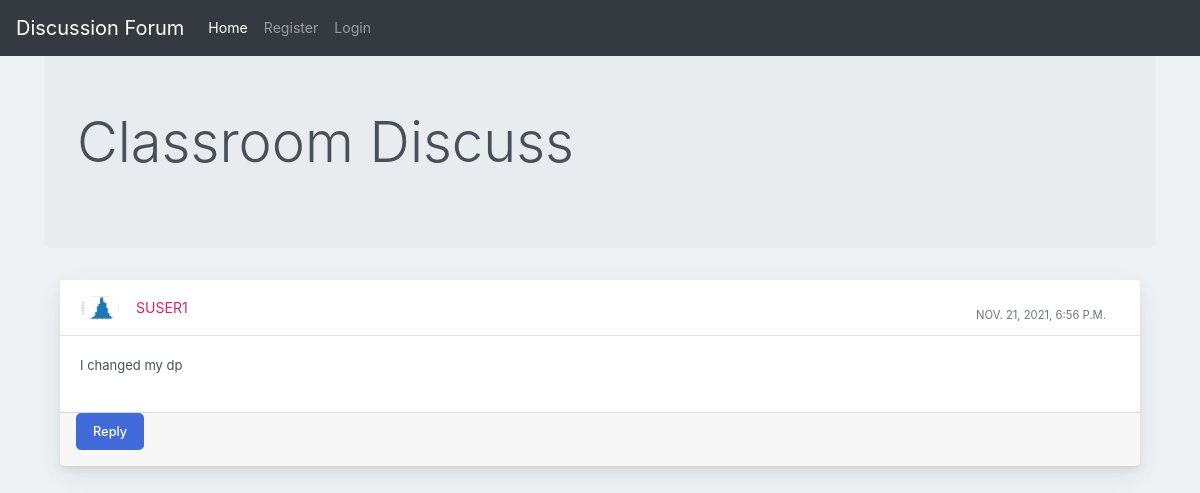
/post/4, run on an earlier commit of the app's database.
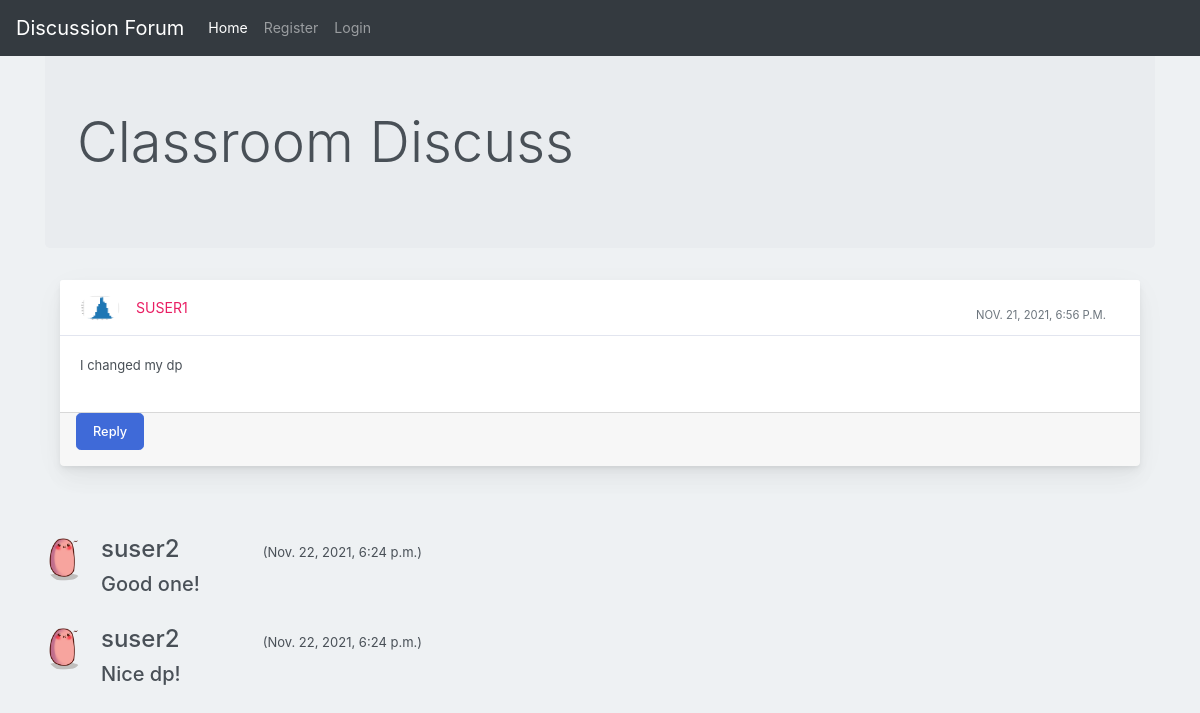
And on a later commit of the database.
### discuss/models.py (models this page shows, shortened)
class Post(models.Model):
    user1 = models.ForeignKey(User, on_delete=models.CASCADE, default=1)
    post_id = models.AutoField
    post_content = models.TextField()
    timestamp= models.DateTimeField(default=now)
    image = models.ImageField(upload_to="images",default="")
    def get_reply_item_url(self):
        return reverse("discuss:add-reply", kwargs={
            'post_id' : self.id
        })

class Replie(models.Model):
    user = models.ForeignKey(User, on_delete=models.CASCADE, default=1)
    reply_id = models.AutoField
    reply_content = models.TextField()
    post = models.ForeignKey(Post, on_delete=models.CASCADE, default='')
    timestamp= models.DateTimeField(default=now)
    image = models.ImageField(upload_to="images",default="")

### users/models.py (models this page shows)
class User(AbstractUser):
    email = models.EmailField()
    is_student = models.BooleanField(default=False)
    is_teacher = models.BooleanField(default=False)

### discuss/views.py (the view)
# urls.py: path('post/<post_id>', views.post_detail, name='post-detail'),
def post_detail(request, post_id):
    post = Post.objects.get(id=post_id)
    replies = Replie.objects.filter(post = post).order_by("-timestamp")
    context = {
        "replies" : replies,
        "post" : post,
    }
    return render(request, 'discuss/post_detail.html', context)

### templates/discuss/post_detail.html (shortened to what this page needs)
{% extends 'discuss/basic.html' %}
{% load crispy_forms_tags %}
{% block homeactive %} active {% endblock homeactive %}-->
{% block content %}
<div class="container my-4">
<div class="jumbotron">
    <h1 class="display-4">Classroom Discuss</h1>
    </div>
    <div class="container-fluid mt-10">
      <div class="row">
          <div class="col-md-12">
              <div class="card mb-4">
                  <div class="card-header">
                      <div class="media flex-wrap w-100 align-items-center"> <img src="/media/{{post.image}}"
                              class="d-block ui-w-40 rounded-circle" alt="">
                          <div class="media-body ml-3"> <a href="#" data-abc="true">{{post.user1}}</a>
                          </div>
                          <div class="text-muted small ml-3">
                            <div class="px-4 pt-3">{{post.timestamp}} </div>
                          </div>
                      </div>
                  </div>
                  <div class="card-body">
                      <p>{{post.post_content}}</p>
                  </div>
                  <div class="card-footer d-flex flex-wrap justify-content-between align-items-center px-3 pt-0 pb-3">
                    <a class="btn btn-primary btn-lg" data-toggle="modal" href="{{post.get_reply_item_url}}">Reply</a>
                </div>
              </div>
          </div>
      </div>
  </div>
</div>
{% for reply in replies %}
<br>
<div class="container">
<div class="media">
    <img class="mr-3 rounded-circle" src="/media/{{reply.image}}" alt="." width="30px" height="30px">
    <div class="media-body">
      <h4 class="mt-0">{{reply.user}}	&nbsp;	&nbsp;	&nbsp;	&nbsp;	&nbsp;	&nbsp;  <span><small style="font-size: 13px;">({{reply.timestamp}})</small></span></h4>
      <h5>{{reply.reply_content}}</h5>
    </div>
  </div>
</div>
{% endfor %}
  {% endblock content %}

### templates/discuss/basic.html (shortened to what this page needs)
{% load static %}
<!doctype html>
<html lang="en">
  <head>
    <link rel="stylesheet" href="https://stackpath.bootstrapcdn.com/bootstrap/4.2.1/css/bootstrap.min.css">
    <link rel="stylesheet" type="text/css" href=" {% static 'discuss/block.css' %} ">
  </head>
  <body>
    <nav class="navbar navbar-expand-lg navbar-dark bg-dark fixed-top">
  <a class="navbar-brand" href="{% url 'discuss:forum-home' %}">Discussion Forum</a>
  <div class="collapse navbar-collapse" id="navbarSupportedContent">
    <ul class="navbar-nav mr-auto">
      <li class="nav-item {% block homeactive %} {% endblock homeactive %} ">
        <a class="nav-link" href="/">Home </a>
      </li>
      {% if user.is_authenticated %}
<ul class="navbar-nav mr-2">
<li class="nav-item dropdown">
<a class="nav-link dropdown-toggle" href='#' id="navbarDropdown" role="button" data-toggle="dropdown"> Welcome {{request.user}}</a>
<div class="dropdown-menu" aria-labelledby="navbarDropdown">
          <a class="dropdown-item" href="{% url 'users:logout' %}">Logout</a>
      <li class="nav-item {% block profileactive %} {% endblock profileactive %}">
        <a class="nav-link" href="#">Profile</a>
      </li>
        </div>
      </li>
{% else %}
      <li class="nav-item {% block registeractive %} {% endblock registeractive %}">
        <a class="nav-link" href="{% url 'users:student_register' %}">Register</a>
      </li>
      <li class="nav-item {% block loginactive %} {% endblock loginactive %}">
        <a class="nav-link" href="{% url 'users:login' %}">Login</a>
      </li>
      {% endif %}
    </ul>
  </div>
</nav>
<br>
</body>
{% block content %}{% endblock content%}
</html>

### discuss/static/discuss/block.css (style rules this page uses)
body { margin: 0; font-family: -apple-system, BlinkMacSystemFont, "Segoe UI", Roboto, "Helvetica Neue", Arial, "Noto Sans", sans-serif, "Apple Color Emoji", "Segoe UI Emoji", "Segoe UI Symbol", "Noto Color Emoji"; font-size: .88rem; font-weight: 400; line-height: 1.5; color: #495057; text-align: left; background-color: #eef1f3 }
.card { box-shadow: 0 0.46875rem 2.1875rem rgba(4, 9, 20, 0.03), 0 0.9375rem 1.40625rem rgba(4, 9, 20, 0.03), 0 0.25rem 0.53125rem rgba(4, 9, 20, 0.05), 0 0.125rem 0.1875rem rgba(4, 9, 20, 0.03); border-width: 0; transition: all .2s }
.card-header:first-child { border-radius: calc(.25rem - 1px) calc(.25rem - 1px) 0 0 }
.card-header { display: flex; align-items: center; border-bottom-width: 1px; padding-top: 0; padding-bottom: 0; padding-right: .625rem; height: 3.5rem; text-transform: uppercase; background-color: #fff; border-bottom: 1px solid rgba(26, 54, 126, 0.125) }
.btn-primary { color: #fff; background-color: #3f6ad8; border-color: #3f6ad8 }
.btn { font-size: 0.8rem; font-weight: 500; outline: none !important; position: relative; transition: color 0.15s, background-color 0.15s, border-color 0.15s, box-shadow 0.15s }
.card-body { flex: 1 1 auto; padding: 1.25rem }
.card-body p { font-size: 13px }
a { color: #E91E63; text-decoration: none !important; background-color: transparent }
.media img { width: 40px; height: auto }

What changed in the data, as far as the page shows it:
added Replie: image (picture), user "suser2", timestamp "Nov. 22, 2021, 6:24 p.m.", reply_content "Good one!"
added Replie: image (picture), user "suser2", timestamp "Nov. 22, 2021, 6:24 p.m.", reply_content "Nice dp!"
